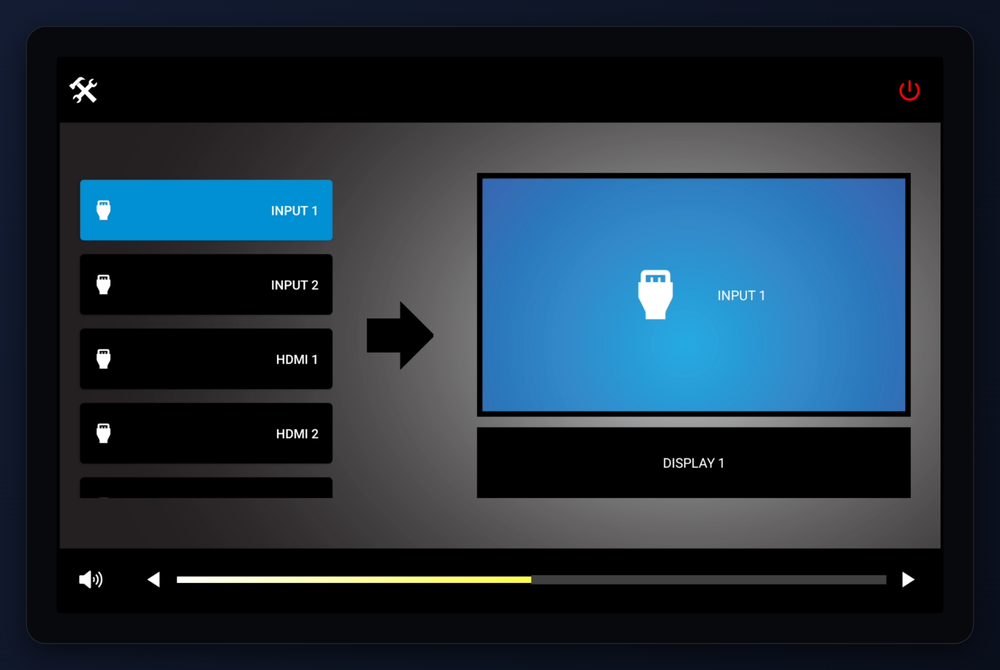
#> input picture videos/archive/2026-08-03-playStore_promo2-reference/many-to-one-source-to display1.png, 1000 x 670 px, shrunk from 3632 x 2432 before the run
$ python lift-captures.py '../videos/archive/2026-08-03-playStore_promo2-reference/many-to-one-source-to display1.png'
#> lines starting #> are read from the running program, lines starting #| are printed output that depends on the picture
"""Lift the dark neutral field of a screen capture so it survives H.264 at video scale.

    python scripts/lift-captures.py public/captures/tablet/eui-welcome.png ...

The app draws the EUI content field at #1A1A1A against black bars — a step of 26
luminance. That is legible in a full-size screenshot and gone once the frame is scaled
into a 1200px tile and encoded at CRF 23: the screen reads as one flat black rectangle
beside a paragraph. This takes the field to #2E2E2E, a step of 46, which survives.

A gamma is applied per pixel and weighted off by saturation, so:

  - pure black stays pure black      (0 ** g == 0)   the bars do not wash out
  - white stays white                (1 ** g == 1)   no clipped text
  - saturated pixels are returned byte-identical

That last rule is the reason this is a preprocess and not a render-time filter. A global
gamma would drag CTRLbot blue #008FD4 toward cyan; here the blue tap ring and the green
power icon come through unshifted.

NOT IDEMPOTENT. Running it twice double-lifts. It is applied once, to the committed
capture, and the result is what lives in git — see the note in app-ui/CapturedScreen.tsx.
Re-take a capture from the app and you must re-run this before committing it.
"""

import sys

from PIL import Image

GAMMA = 0.75
SAT_FULL = 20  # saturation at or below this: full lift
SAT_NONE = 40  # saturation at or above this: untouched

LUT = [round(255 * ((i / 255) ** GAMMA)) for i in range(256)]


def lift(path: str) -> None:
    im = Image.open(path)
#> im is the input picture: PIL image 1000x670 RGBA; mean R, G, B, A 31.7, 47.9, 61.3, 255
    alpha = im.getchannel("A") if im.mode in ("RGBA", "LA") else None
#> alpha: PIL image 1000x670 L; every value is 255
    rgb = im.convert("RGB")
    px = rgb.load()
    width, height = rgb.size
#> width = 1000; height = 670
    changed = 0

    for y in range(height):
        for x in range(width):
            r, g, b = px[x, y]
            sat = max(r, g, b) - min(r, g, b)
            if sat >= SAT_NONE:
                continue
            weight = 1.0 if sat <= SAT_FULL else (SAT_NONE - sat) / (SAT_NONE - SAT_FULL)
            lifted = (
                round(r + (LUT[r] - r) * weight),
                round(g + (LUT[g] - g) * weight),
                round(b + (LUT[b] - b) * weight),
            )
            if lifted != (r, g, b):
                px[x, y] = lifted
                changed += 1
#> after the loop, changed = 367689

    out = rgb
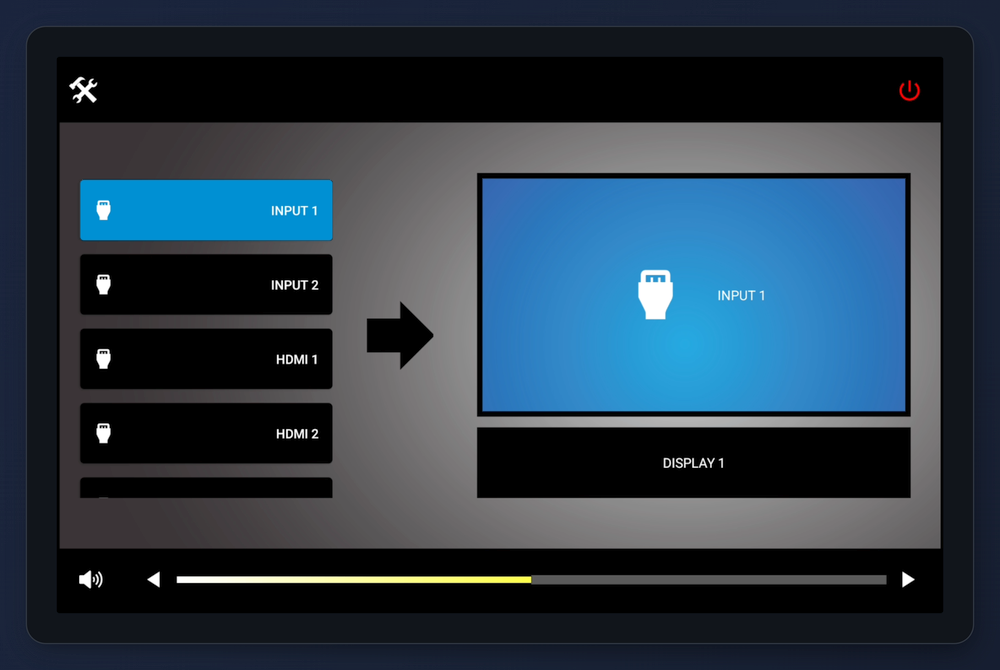
#> out: PIL image 1000x670 RGB; mean R, G, B 41.4, 58.2, 72.4
    if alpha is not None:
        out = rgb.convert("RGBA")
#> out: PIL image 1000x670 RGBA
        out.putalpha(alpha)
    out.save(path)
    print(f"  {path}: {changed} px lifted ({100 * changed / (width * height):.1f}%)")
#|   ../videos/archive/2026-08-03-playStore_promo2-reference/many-to-one-source-to display1.png: 367689 px lifted (54.9%)


if __name__ == "__main__":
    if len(sys.argv) < 2:
        sys.exit(__doc__)
    for target in sys.argv[1:]:
        lift(target)

$ run again, on videos/archive/2026-08-03-playStore_promo2-reference/System is Powering On.png
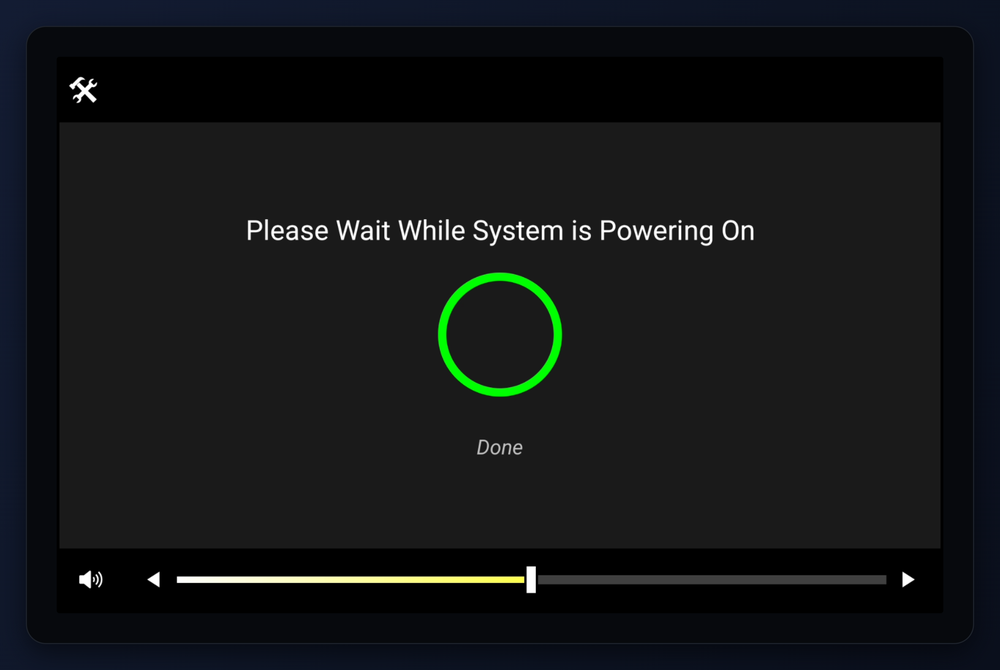
#> input picture videos/archive/2026-08-03-playStore_promo2-reference/System is Powering On.png, 1000 x 670 px, shrunk from 3632 x 2432 before the run
#> in lift, im is the input picture: PIL image 1000x670 RGBA; mean R, G, B, A 19.7, 21.9, 23, 255
#> alpha: PIL image 1000x670 L; every value is 255
#> after the loop in lift, `for y in range(height):`: changed = 556413
#> in lift, `out = rgb`:
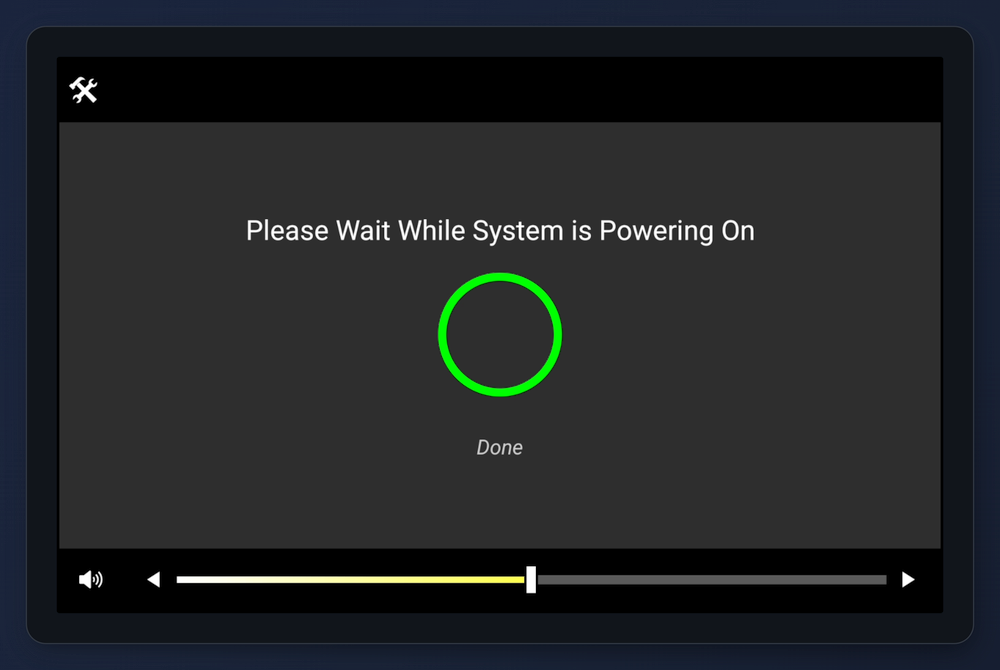
#> out: PIL image 1000x670 RGB; mean R, G, B 33.8, 36.6, 38.6
#|   ../videos/archive/2026-08-03-playStore_promo2-reference/System is Powering On.png: 556413 px lifted (83.0%)

$ run again, on videos/archive/2026-08-03-playStore_promo2-reference/Welcom Power Off Page.png
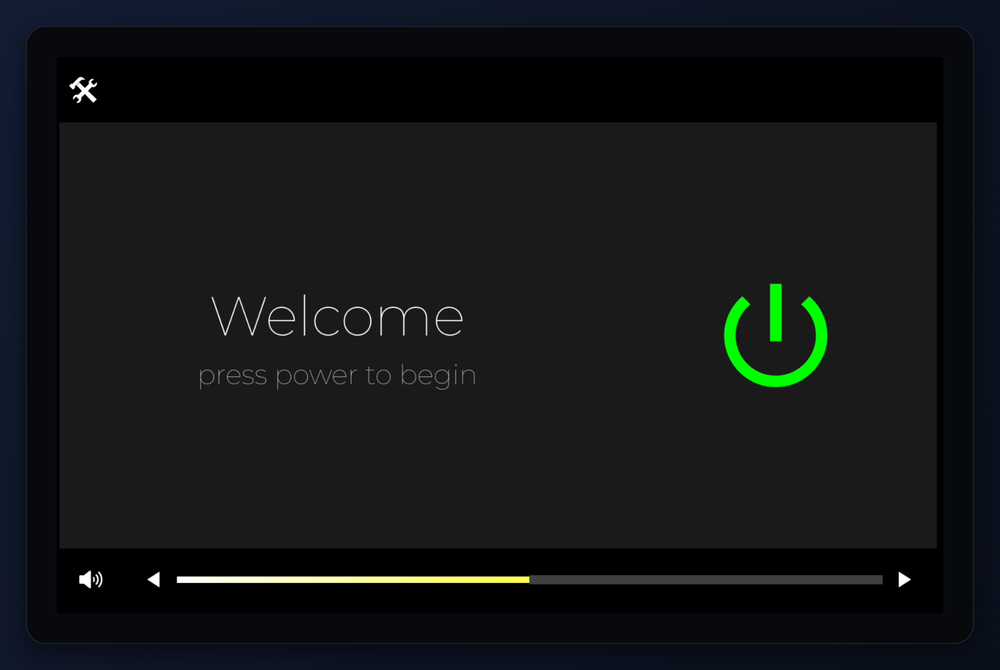
#> input picture videos/archive/2026-08-03-playStore_promo2-reference/Welcom Power Off Page.png, 1000 x 670 px, shrunk from 3632 x 2432 before the run
#> in lift, im is the input picture: PIL image 1000x670 RGBA; mean R, G, B, A 18.8, 21.2, 22.2, 255
#> alpha: PIL image 1000x670 L; every value is 255
#> after the loop in lift, `for y in range(height):`: changed = 556049
#> in lift, `out = rgb`:
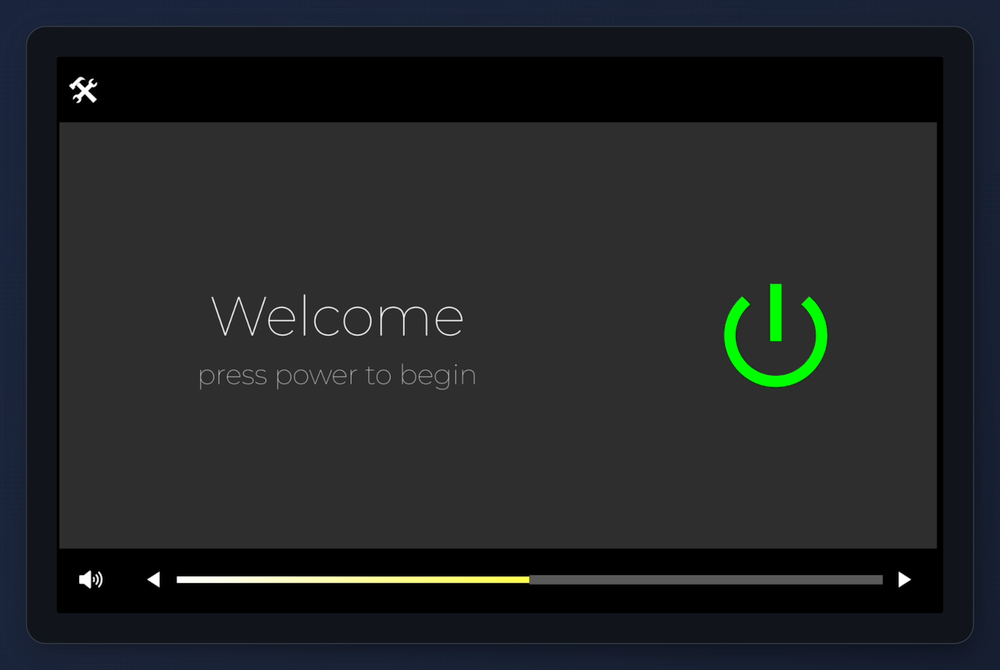
#> out: PIL image 1000x670 RGB; mean R, G, B 33, 35.9, 37.7
#|   ../videos/archive/2026-08-03-playStore_promo2-reference/Welcom Power Off Page.png: 556049 px lifted (83.0%)
